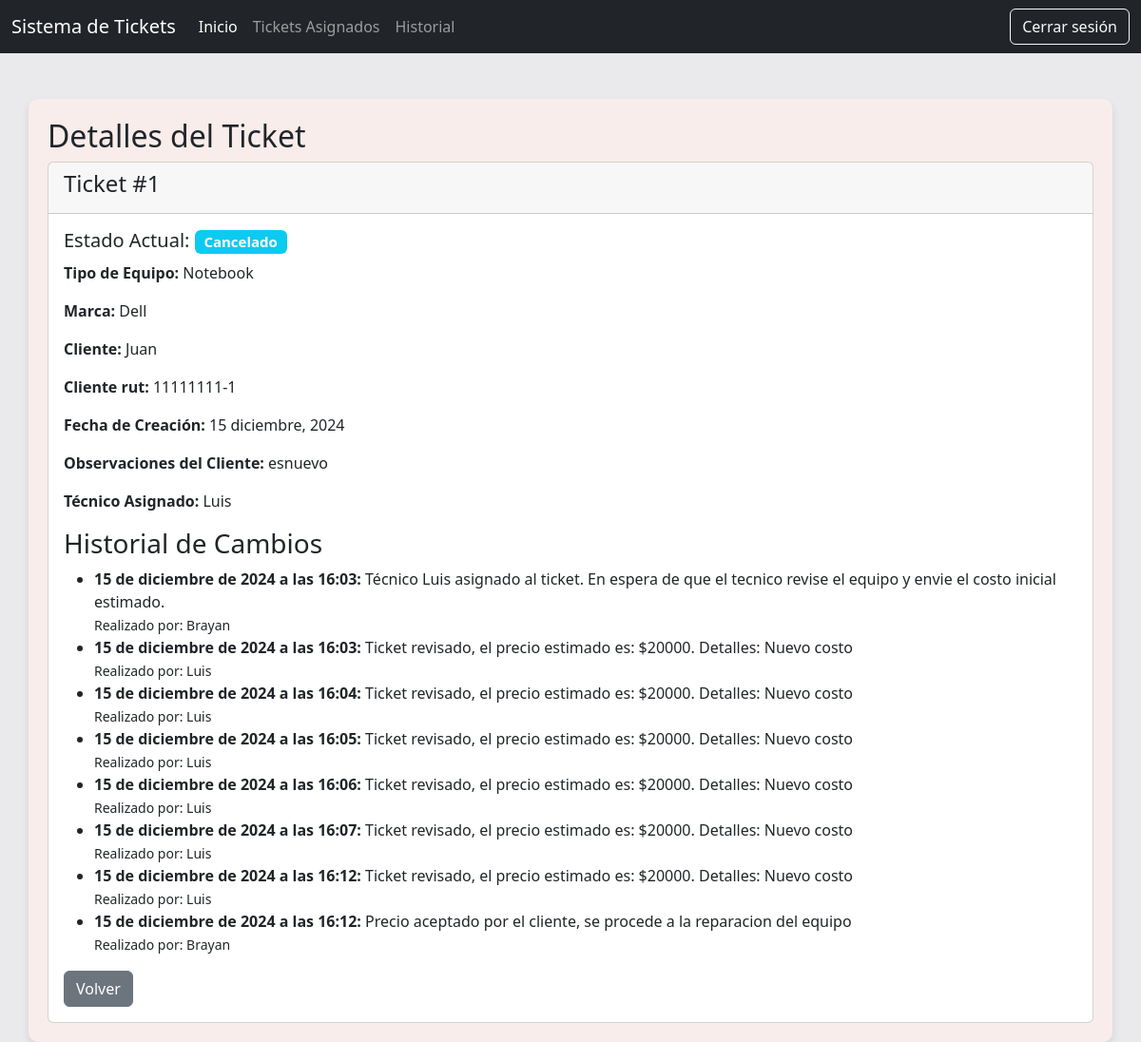
/tickets/tecnico/ticket_detail/1 (signed in), run on the app's committed database.
### tickets/models.py (models this page shows, shortened)
class Ticket(models.Model):
    status_ticket = (
        ('pendiente', 'Pendiente'),
        ('confirmacion', 'Esperando confirmacion'),
        ('diagnostico', 'En diagnostico'),
        ('reparacion', 'En reparacion'),
        ('listo', 'Listo para Retiro'),
        ('cancelado', 'Cancelado')
    )
    equipo = models.ForeignKey(Equipo, on_delete=models.CASCADE, related_name='ticket')
    vendedor = models.ForeignKey(User, on_delete=models.SET_NULL, null=True, blank=True, related_name='tickets_vendidos')
    tecnico = models.ForeignKey(User, on_delete=models.SET_NULL, null=True, blank=True, related_name='tickets_asignados')
    estado = models.CharField(max_length=20, choices=status_ticket, default='pendiente')
    descripcion_reparacion = models.TextField(null=True, blank=True)
    costo = models.DecimalField(
        max_digits=12,
        decimal_places=0,
        default=0,
        blank=True
    )
    fecha_creacion = models.DateTimeField(auto_now_add=True)
    fecha_actualizacion = models.DateTimeField(auto_now=True)
    prioridad = models.BooleanField(default=False)

class Equipo(models.Model):
    tipo_equipo = (
        ('notebook', 'Notebook'),
        ('PC', 'PC de escritorio'),
        ('impresora', 'Impresora'),
    )
    marcas = [
        ('hp', 'HP'),
        ('dell', 'Dell'),
        ('asus', 'Asus'),
        ('lenovo', 'Lenovo'),
        ('acer', 'Acer'),
        ('apple', 'Apple'),
        ('samsung', 'Samsung'),
        ('msi', 'MSI'),
        ('epson', 'Epson'),
        ('canon', 'Canon'),
        ('brother', 'Brother'),
        ('xerox', 'Xerox'),
        ('ricoh', 'Ricoh'),
        ('otra', 'Otra'),
    ]
    cliente = models.ForeignKey(Cliente, on_delete=models.CASCADE)
    folio = models.CharField(max_length=20, unique=True, blank=True, null=True)
    tipo = models.CharField(max_length=20, choices=tipo_equipo)
    marca = models.CharField(max_length=20, choices=marcas)
    otra_marca = models.CharField(max_length=50, blank=True, null=True)
    observaciones = models.TextField(null=True, blank=True)
    incluye_cargador = models.BooleanField(default=False)
    creado_por = models.ForeignKey(User, on_delete=models.SET_NULL, null=True, related_name='equipos_creados')
    fecha_creacion = models.DateTimeField(auto_now_add=True)

class Cliente(models.Model):
    rut = models.CharField(max_length=12, unique=True)
    nombre = models.CharField(max_length=100)
    correo = models.EmailField(unique=True)
    telefono = models.CharField(max_length=15)
    fecha_creacion = models.DateTimeField(auto_now_add=True)

class HistorialTicket(models.Model):
    ticket = models.ForeignKey(Ticket, related_name='historial', on_delete=models.CASCADE)
    descripcion = models.TextField(default='Descripcion', blank=True)  # Descripción del cambio realizado
    fecha = models.DateTimeField(auto_now_add=True)  # Fecha del cambio
    usuario = models.ForeignKey(User, on_delete=models.SET_NULL, null=True)  # Usuario que realizó el cambio (opcional)

### tickets/views.py (the view)
# urls.py: path('tecnico/ticket_detail/<int:pk>', TecnicoTicketDetailView.as_view(), name='tecnico_detail'),
@method_decorator(login_required, name='dispatch')
class TecnicoTicketDetailView(DetailView):
    model = Ticket
    template_name = 'tickets/tecnico_ticket_detail.html'
    context_object_name = 'ticket'
    def dispatch(self, request, *args, **kwargs):
        if not request.user.is_authenticated:
            messages.error(request, "Tu sesión ha expirado por inactividad. Por favor, inicia sesión nuevamente.")
            return redirect('login')
        if not request.user.groups.filter(name='Técnicos').exists():
            return render(request, '403.html', status=403)
        return super().dispatch(request, *args, **kwargs)

### tickets/templates/tickets/tecnico_ticket_detail.html (shortened to what this page needs)
{% extends "core/base.html" %}
{% block content %}
<div class="container mt-5">
    <h2>Detalles del Ticket</h2>
    <div class="card">
        <div class="card-header">
            <h4>Ticket #{{ ticket.id }}</h4>
        </div>
        <div class="card-body">
            <h5>Estado Actual: <span class="badge bg-info">{{ ticket.get_estado_display }}</span></h5>
            <p><strong>Tipo de Equipo:</strong> {{ ticket.equipo.get_tipo_display }}</p>
            <p><strong>Marca:</strong> {{ ticket.equipo.get_marca_display }}</p>
            <p><strong>Cliente:</strong> {{ ticket.equipo.cliente.nombre }}</p>
            <p><strong>Cliente rut:</strong> {{ ticket.equipo.cliente.rut }}</p>
            <p><strong>Fecha de Creación:</strong> {{ ticket.fecha_creacion|date:"d F, Y" }}</p>
            <p><strong>Observaciones del Cliente:</strong> {{ ticket.equipo.observaciones }}</p>
            <p><strong>Técnico Asignado:</strong> {{ ticket.tecnico }}</p>
            <h3>Historial de Cambios</h3>
            <ul>
                {% for historial in ticket.historial.all %}
                    <li>
                        <strong>{{ historial.fecha }}:</strong> {{ historial.descripcion }}
                        <br>
                        <small>Realizado por: {{ historial.usuario.username }}</small>
                    </li>
                {% endfor %}
            </ul>
            <div class="d-flex align-items-center gap-2">
                <a href="{% url 'tickets_asignados' %}" class="btn btn-secondary">Volver</a>
            </div>
        </div>
    </div>
</div>
{% endblock %}

### core/templates/core/base.html (style rules this page uses)
body { background-color: #eaeaed; }
.container { background-color: #f8edeb; padding: 20px; border-radius: 10px; box-shadow: 0 4px 8px rgba(0, 0, 0, 0.1); }

### data on the page
Ticket: id "1", estado "Cancelado", equipo.tipo "Notebook", equipo.marca "Dell", equipo.cliente.nombre "Juan", equipo.cliente.rut "11111111-1", fecha_creacion "15 diciembre, 2024", equipo.observaciones "esnuevo", tecnico "Luis"
HistorialTicket: fecha "15 de diciembre de 2024 a las 16:03", descripcion "Técnico Luis asignado al ticket. En espera de que el tecnico revise el equipo y envie el costo inicial estimado.", usuario.username "Brayan"
HistorialTicket: fecha "15 de diciembre de 2024 a las 16:03", descripcion "Ticket revisado, el precio estimado es: $20000. Detalles: Nuevo costo", usuario.username "Luis"
HistorialTicket: fecha "15 de diciembre de 2024 a las 16:04", descripcion "Ticket revisado, el precio estimado es: $20000. Detalles: Nuevo costo", usuario.username "Luis"
HistorialTicket: fecha "15 de diciembre de 2024 a las 16:05", descripcion "Ticket revisado, el precio estimado es: $20000. Detalles: Nuevo costo", usuario.username "Luis"
HistorialTicket: fecha "15 de diciembre de 2024 a las 16:06", descripcion "Ticket revisado, el precio estimado es: $20000. Detalles: Nuevo costo", usuario.username "Luis"
HistorialTicket: fecha "15 de diciembre de 2024 a las 16:07", descripcion "Ticket revisado, el precio estimado es: $20000. Detalles: Nuevo costo", usuario.username "Luis"
HistorialTicket: fecha "15 de diciembre de 2024 a las 16:12", descripcion "Ticket revisado, el precio estimado es: $20000. Detalles: Nuevo costo", usuario.username "Luis"
HistorialTicket: fecha "15 de diciembre de 2024 a las 16:12", descripcion "Precio aceptado por el cliente, se procede a la reparacion del equipo", usuario.username "Brayan"
